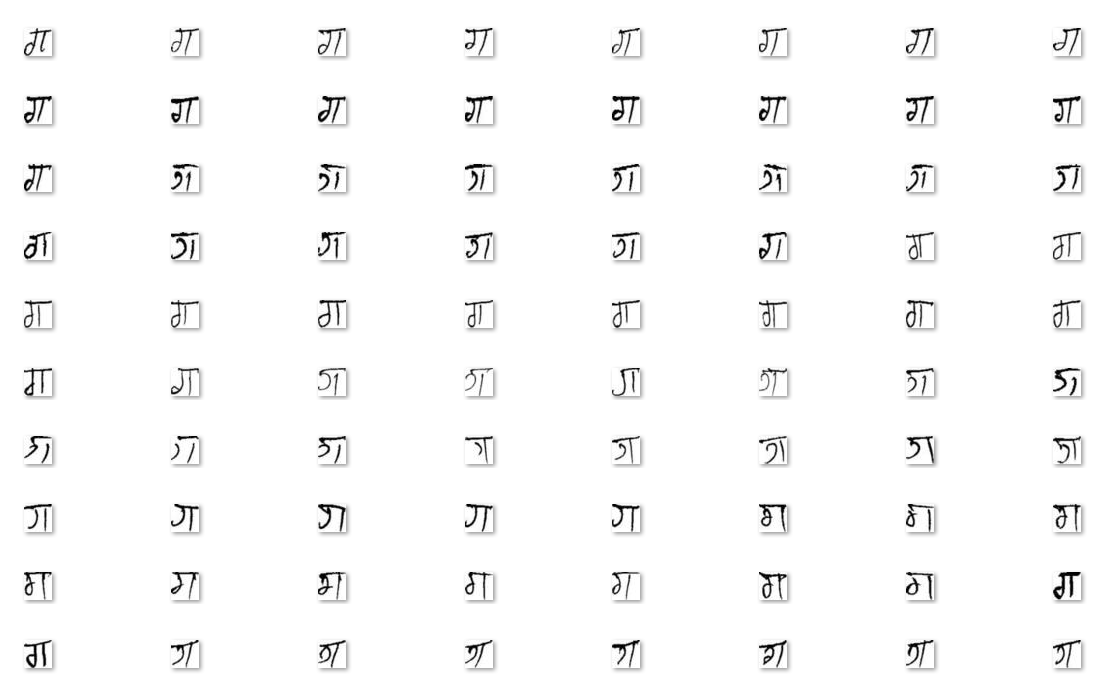
#> input picture Devnagri_Images/ga.bmp, 1100 x 700 px
$ python -i utilities.py   (imports and definitions only)
#> lines starting #> are read from the running program, lines starting #| are printed output that depends on the picture; after the words box and inside, x2 and y2 are one past the last pixel; in counts of white or black regions, pixels touching at a corner belong together
from skimage.filters import threshold_otsu, threshold_li, threshold_yen
from skimage.measure import label, regionprops, moments, moments_central, moments_normalized, moments_hu
import cv2
import numpy as np
from skimage import io
from collections import Counter

num_features = 12
knn_neighbors = 5


def get_threshold(image_path):
#> called with image_path = 'Devnagri_Images/ga.bmp'
    img = cv2.imread(image_path,0)
#> img is the input picture: shape (700, 1100); min 0, max 255, mean 249.2
    blur = cv2.GaussianBlur(img,(3,3),0)

    tmp,img_binary = cv2.threshold(blur,127,255,cv2.THRESH_BINARY)
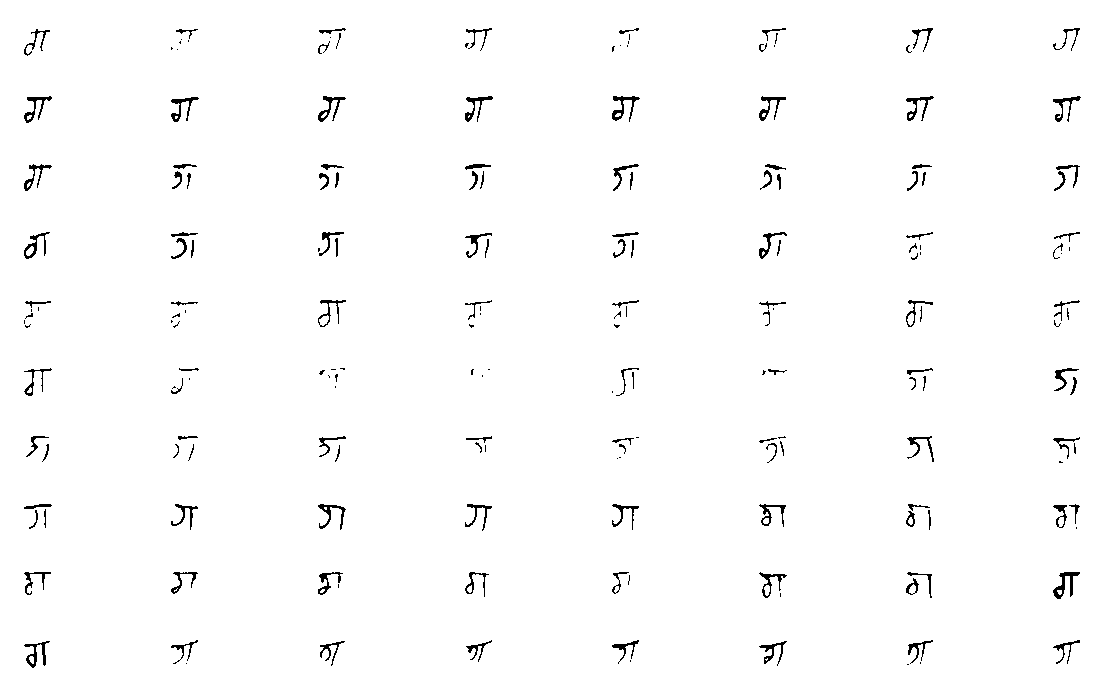
#> img_binary: shape (700, 1100); 98.5% white; black in thin lines or dots, all inside (x1, y1, x2, y2) = (24, 28, 1081, 668)

    kernel = np.ones((3,3),np.uint8)

    # Applying Errosion and Dilation on the image
    closing = cv2.morphologyEx(~img_binary, cv2.MORPH_CLOSE, kernel)
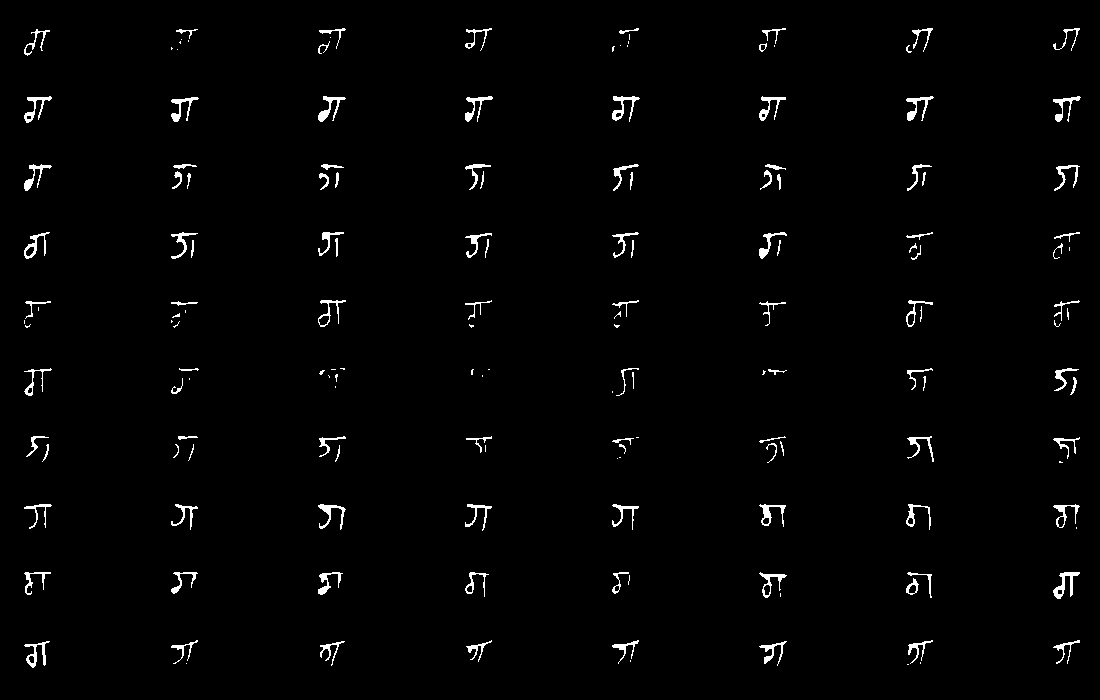
#> closing: shape (700, 1100); 1.6% white; 160 white regions (50 under 20 px), largest, box (x1, y1, x2, y2) and area: (1053, 572, 1080, 599) 265, (612, 96, 640, 122) 246, (318, 96, 346, 122) 243

    return closing


def classify(D_index, train_labels):
#    nearest neighbor

#    k-NN
    pred_labels_test = []
    for idx,row in enumerate(D_index):
        k_labels = [train_labels[row[i]] for i in range(0,knn_neighbors)]
        most_common,num_most_common = Counter(k_labels).most_common(1)[0]
        pred_labels_test.append(most_common)
    return pred_labels_test


def extract_features(roi, props):

    features = []

    m = moments(roi)
    # print(m)

    cr = m[0, 1] / m[0, 0]
    cc = m[1, 0] / m[0, 0]

    mu = moments_central(roi, (cr, cc))
    nu = moments_normalized(mu)

    #finding Seven Features
    hu = moments_hu(nu)

    # seven features to be put into feature list
    features.extend(hu)

    # print(features)

    features.append(roi.shape[1]/roi.shape[0])
    features.append(props.eccentricity)
    features.append(props.convex_area/props.area)
    features.append(props.orientation)
    features.append(props.euler_number)

    return np.array([features])

>>> result = get_threshold('Devnagri_Images/ga.bmp')

$ run again, on Devnagri_Images/gha.bmp
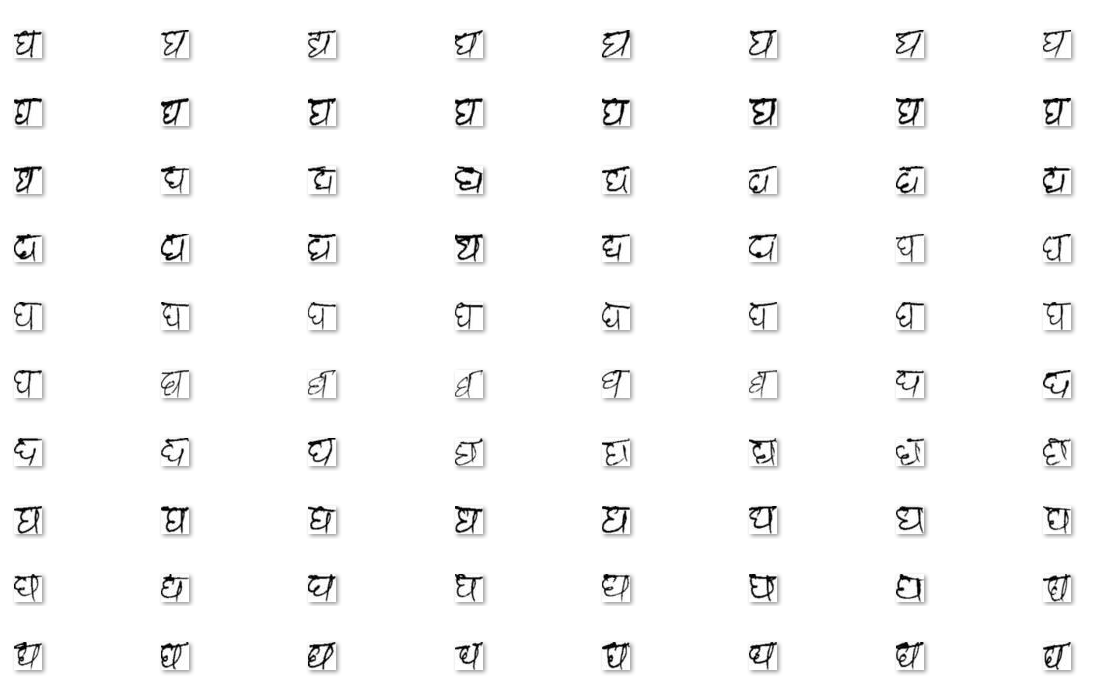
#> input picture Devnagri_Images/gha.bmp, 1100 x 700 px
#> in get_threshold, img is the input picture: shape (700, 1100); min 0, max 255, mean 248.6
#> in get_threshold, `tmp,img_binary = cv2.threshold(blur,127,255,cv2.THRESH_BINARY)`:
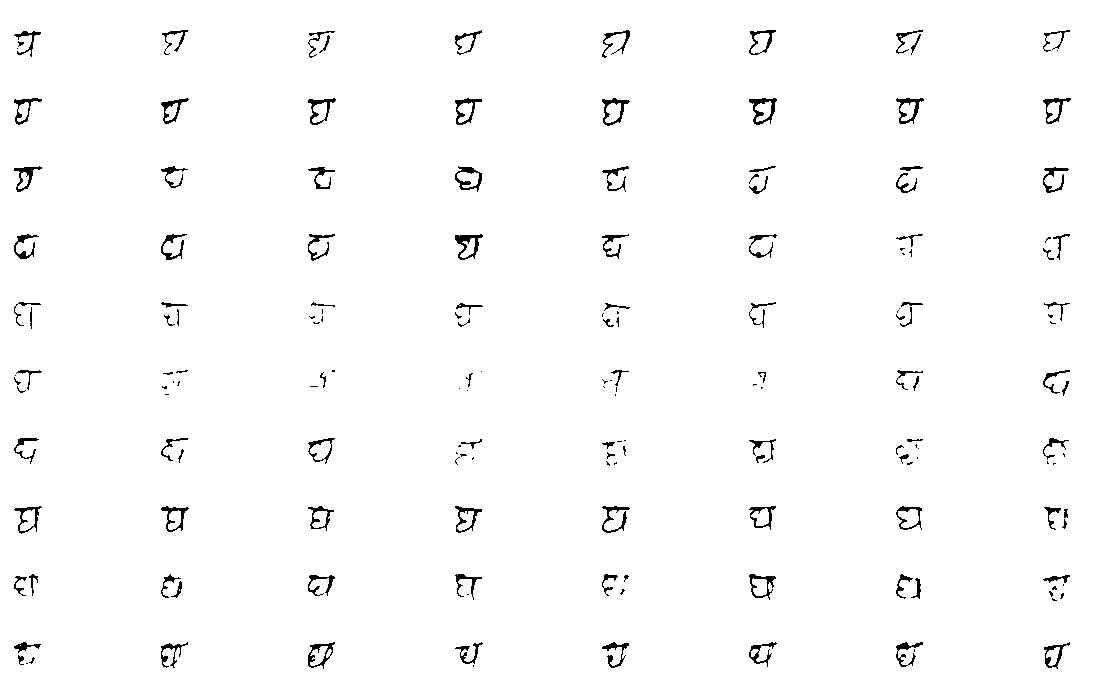
#> img_binary: shape (700, 1100); 98.3% white; black in thin lines or dots, all inside (x1, y1, x2, y2) = (14, 30, 1071, 669)
#> in get_threshold, `closing = cv2.morphologyEx(~img_binary, cv2.MORPH_CLOSE, kernel)`:
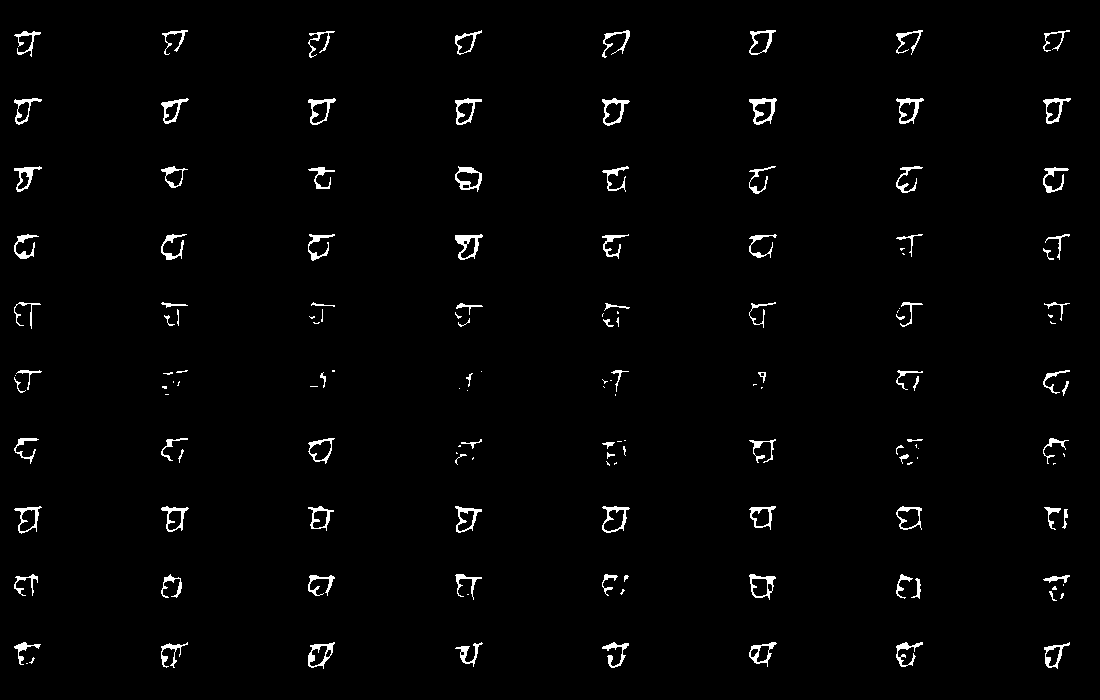
#> closing: shape (700, 1100); 1.8% white; 149 white regions (52 under 20 px), largest, box (x1, y1, x2, y2) and area: (749, 98, 777, 125) 309, (455, 234, 483, 260) 296, (455, 166, 482, 192) 266

$ run again, on Devnagri_Images/ka.bmp
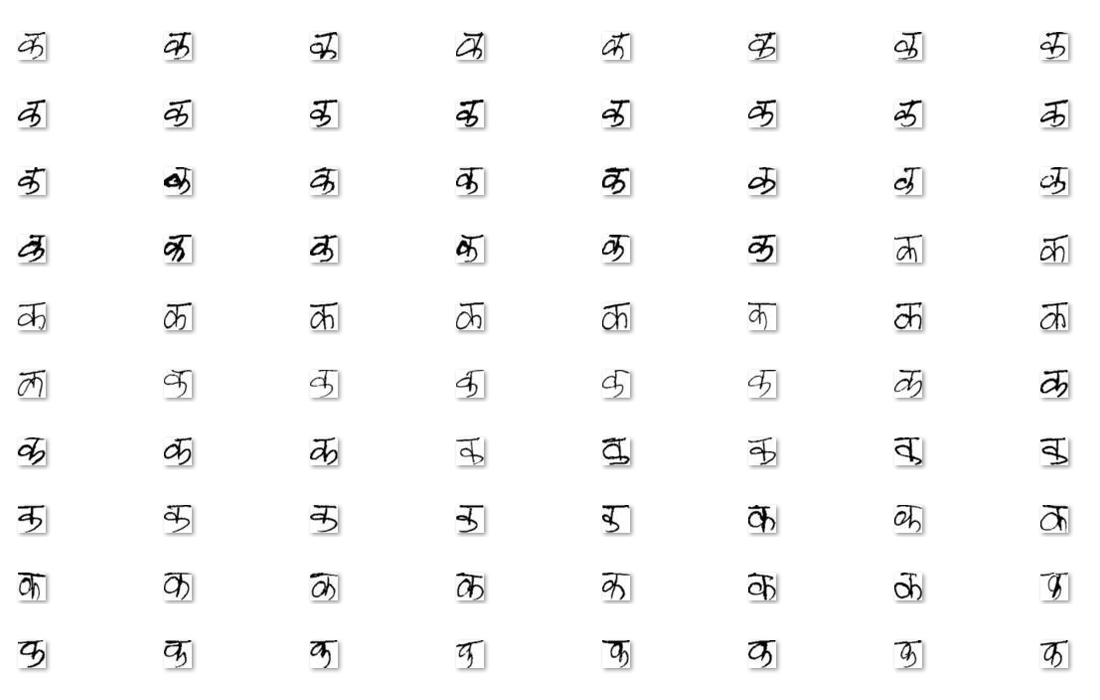
#> input picture Devnagri_Images/ka.bmp, 1100 x 700 px
#> in get_threshold, img is the input picture: shape (700, 1100); min 0, max 255, mean 248.5
#> in get_threshold, `tmp,img_binary = cv2.threshold(blur,127,255,cv2.THRESH_BINARY)`:
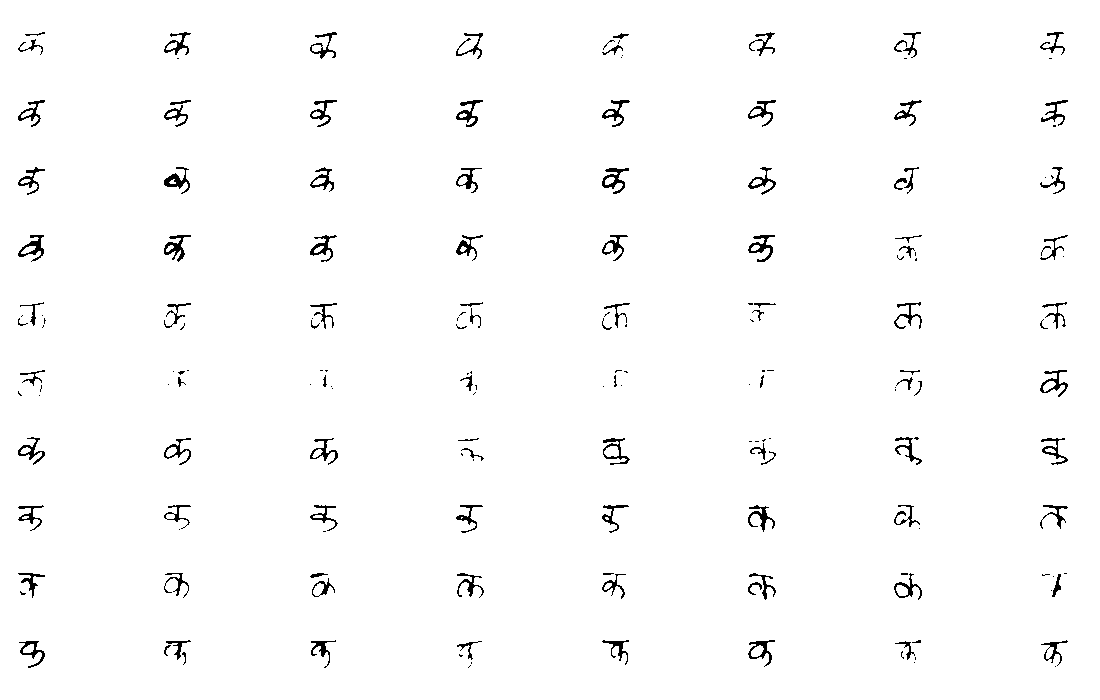
#> img_binary: shape (700, 1100); 98.2% white; black in thin lines or dots, all inside (x1, y1, x2, y2) = (18, 32, 1068, 668)
#> in get_threshold, `closing = cv2.morphologyEx(~img_binary, cv2.MORPH_CLOSE, kernel)`:
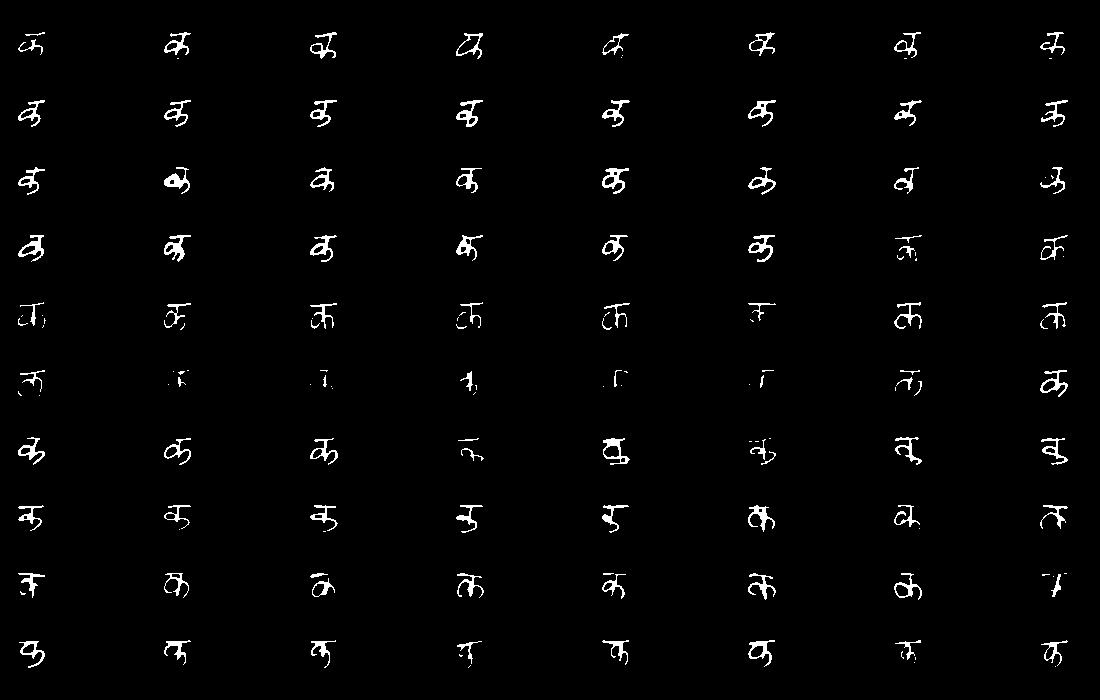
#> closing: shape (700, 1100); 1.9% white; 148 white regions (56 under 20 px), largest, box (x1, y1, x2, y2) and area: (602, 168, 629, 194) 284, (164, 235, 191, 262) 281, (748, 235, 775, 262) 267

$ run again, on Devnagri_Images/kha.bmp
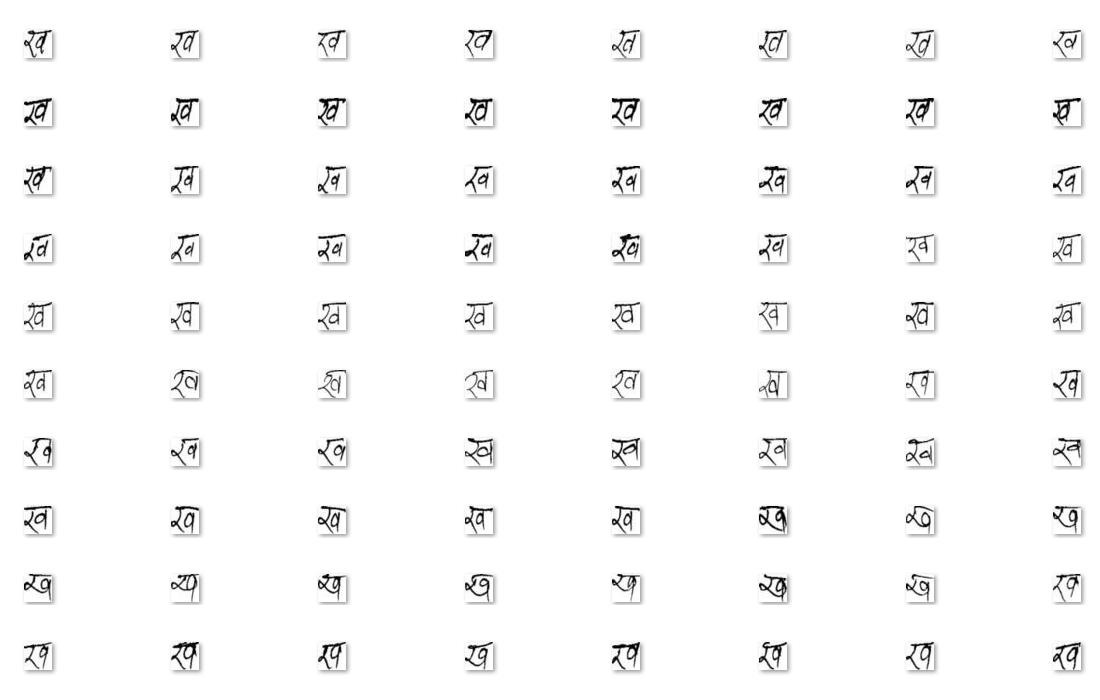
#> input picture Devnagri_Images/kha.bmp, 1100 x 700 px
#> in get_threshold, img is the input picture: shape (700, 1100); min 0, max 255, mean 249
#> in get_threshold, `tmp,img_binary = cv2.threshold(blur,127,255,cv2.THRESH_BINARY)`:
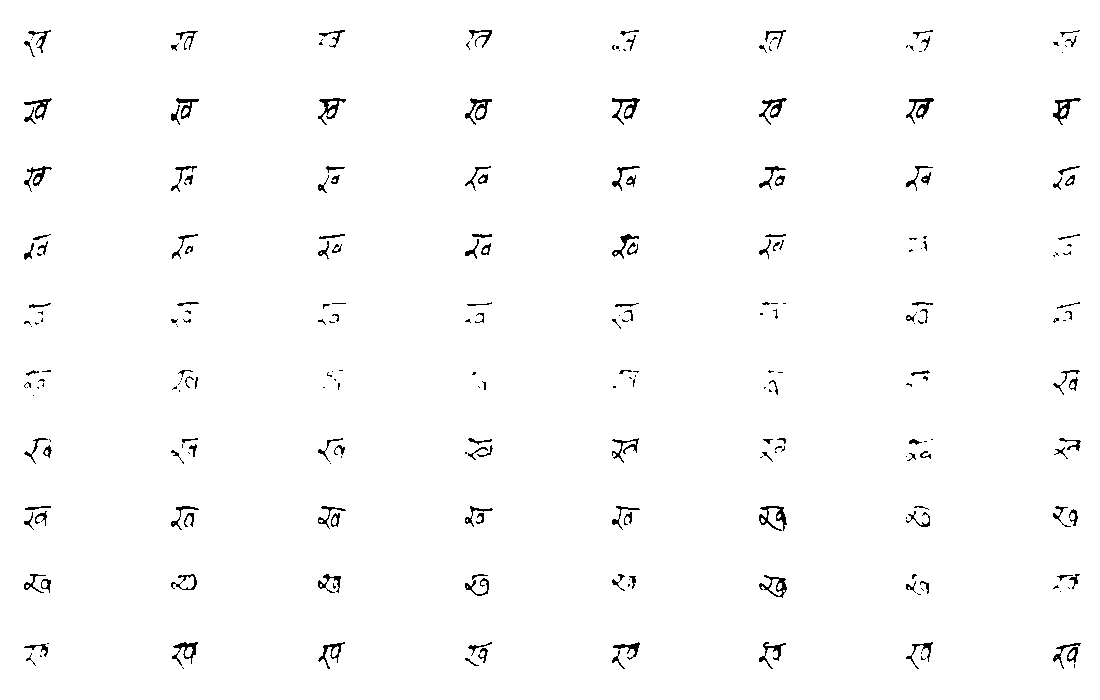
#> img_binary: shape (700, 1100); 98.5% white; black in thin lines or dots, all inside (x1, y1, x2, y2) = (24, 30, 1081, 669)
#> in get_threshold, `closing = cv2.morphologyEx(~img_binary, cv2.MORPH_CLOSE, kernel)`:
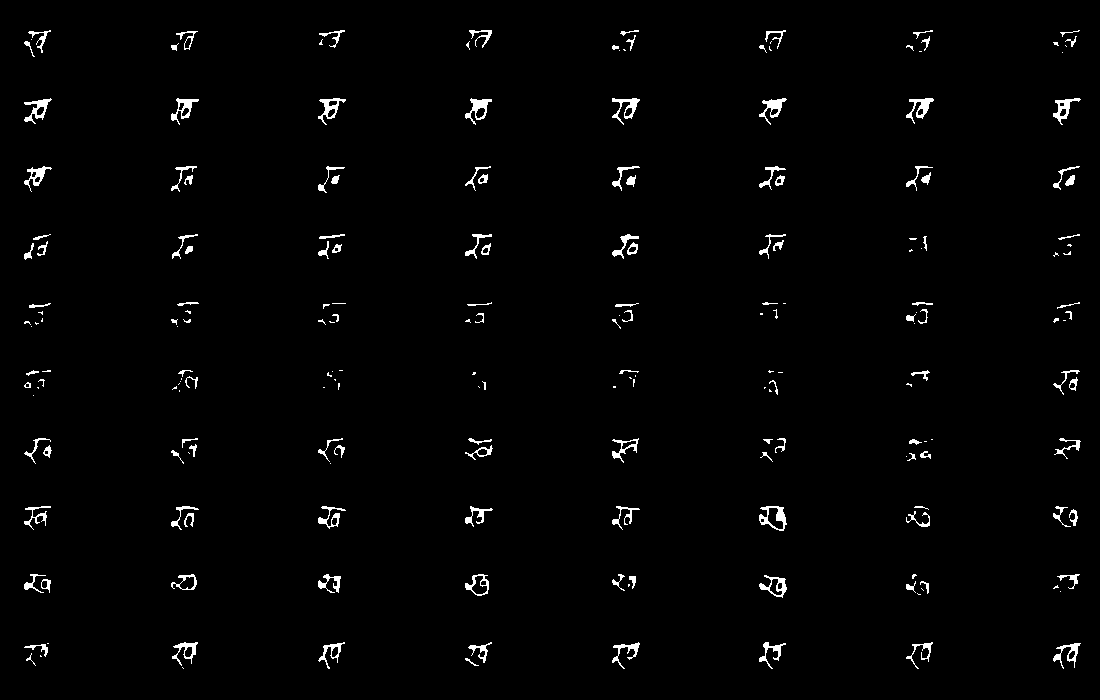
#> closing: shape (700, 1100); 1.6% white; 207 white regions (80 under 20 px), largest, box (x1, y1, x2, y2) and area: (759, 506, 787, 531) 292, (465, 98, 492, 125) 272, (906, 98, 934, 124) 266
